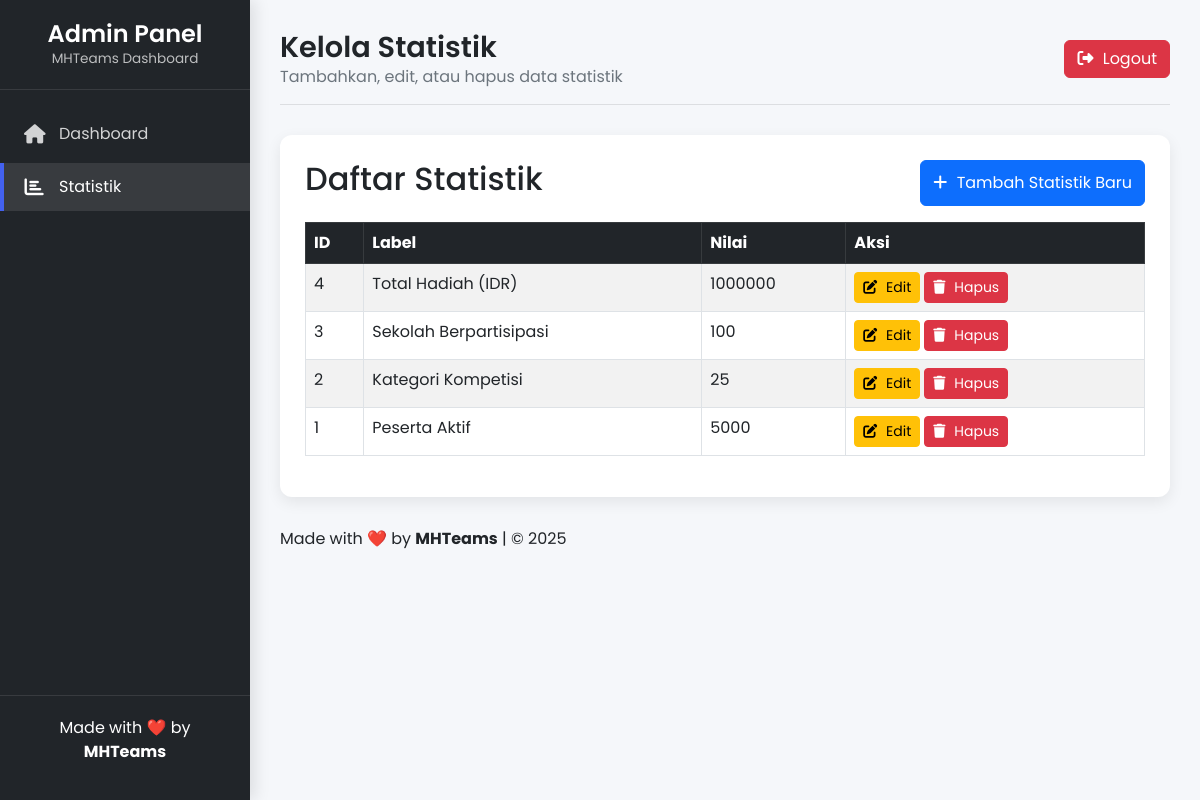
The page /admin/stats.php (signed in) on the database its author committed.
### tables this page shows
CREATE TABLE stats (
            id INTEGER PRIMARY KEY AUTOINCREMENT,
            label TEXT NOT NULL,
            value INTEGER NOT NULL
        );

### admin/stats.php (the view, shortened to what this page needs)
<?php
include "../config.php";
$stats = $conn->query("SELECT * FROM stats ORDER BY id DESC")->fetchAll(PDO::FETCH_ASSOC);
?>
<!DOCTYPE html>
<html lang="id">
<head>
    <link href="https://cdn.jsdelivr.net/npm/bootstrap@5.3.0/dist/css/bootstrap.min.css" rel="stylesheet">
    <link rel="stylesheet" href="https://cdnjs.cloudflare.com/ajax/libs/font-awesome/6.5.1/css/all.min.css">
</head>
<body>
<div class="admin-container">
    <div class="sidebar" id="sidebar">
        <div class="sidebar-header">
            <h3>Admin Panel</h3>
            <p>MHTeams Dashboard</p>
        </div>
        <div class="sidebar-menu">
            <ul>
                <li><a href="dashboard.php"><i class="fas fa-home"></i> Dashboard</a></li>
                <li><a href="stats.php" class="active"><i class="fas fa-chart-bar"></i> Statistik</a></li>
            </ul>
        </div>
        <div class="sidebar-footer">
            <p>Made with ❤️ by <strong>MHTeams</strong></p>
        </div>
    </div>
    <div class="main-content">
        <div class="header">
            <div class="welcome-text">
                <h1>Kelola Statistik</h1>
                <p>Tambahkan, edit, atau hapus data statistik</p>
            </div>
            <div class="user-info">
                <a href="logout.php" class="btn btn-danger"><i class="fas fa-right-from-bracket"></i> Logout</a>
            </div>
        </div>
        <div class="page-content">
            <div class="d-flex justify-content-between mb-3">
                <h2>Daftar Statistik</h2>
                <button class="btn btn-primary" data-bs-toggle="modal" data-bs-target="#addModal">
                    <i class="fas fa-plus"></i> Tambah Statistik Baru
                </button>
            </div>
            <?php if(count($stats) > 0): ?>
            <table class="table table-bordered table-striped">
                <thead class="table-dark">
                    <tr>
                        <th>ID</th>
                        <th>Label</th>
                        <th>Nilai</th>
                        <th>Aksi</th>
                    </tr>
                </thead>
                <tbody>
                    <?php foreach($stats as $s): ?>
                    <tr>
                        <td><?= $s['id'] ?></td>
                        <td><?= htmlspecialchars($s['label']) ?></td>
                        <td><?= htmlspecialchars($s['value']) ?></td>
                        <td>
                            <div class="d-flex gap-1">
                                <button class="btn btn-warning btn-sm" data-bs-toggle="modal" data-bs-target="#editModal<?= $s['id'] ?>">
                                    <i class="fas fa-edit"></i> Edit
                                </button>
                                <form method="post" class="d-inline" onsubmit="return confirm('Yakin ingin menghapus statistik ini?');">
                                    <button class="btn btn-danger btn-sm"><i class="fas fa-trash"></i> Hapus</button>
                                </form>
                            </div>
                        </td>
                    </tr>
                    <?php endforeach; ?>
                </tbody>
            </table>
            <?php endif; ?>
        </div>
        <div class="footer mt-4">
            <p>Made with ❤️ by <strong>MHTeams</strong> | © <?= date('Y'); ?></p>
        </div>
    </div>
</div>
</body>
</html>

### admin/stats.php (style rules this page uses)
:root { --primary: #4361ee; --secondary: #3f37c9; --success: #4cc9f0; --danger: #f72585; --warning: #f8961e; --dark: #212529; --light: #f8f9fa; --sidebar-width: 250px; --transition: all 0.3s ease; }
* { margin: 0; padding: 0; box-sizing: border-box; font-family: 'Poppins', sans-serif; }
body { background: #f5f7fa; color: var(--dark); min-height: 100vh; }
.admin-container { display: flex; min-height: 100vh; }
.sidebar { width: var(--sidebar-width); background: var(--dark); color: white; position: fixed; height: 100vh; transition: var(--transition); z-index: 1000; box-shadow: 5px 0 15px rgba(0, 0, 0, 0.1); }
.sidebar-header { padding: 20px; text-align: center; border-bottom: 1px solid rgba(255, 255, 255, 0.1); }
.sidebar-header h3 { font-weight: 600; font-size: 1.5rem; margin: 0; }
.sidebar-header p { font-size: 0.85rem; color: rgba(255, 255, 255, 0.7); margin: 0; }
.sidebar-menu { padding: 20px 0; }
.sidebar-menu ul { list-style: none; padding: 0; }
.sidebar-menu li { margin-bottom: 5px; }
.sidebar-menu a { display: flex; align-items: center; padding: 12px 20px; color: rgba(255, 255, 255, 0.8); text-decoration: none; transition: var(--transition); border-left: 4px solid transparent; }
.sidebar-menu a.active { background: rgba(255, 255, 255, 0.1); color: white; border-left: 4px solid var(--primary); }
.sidebar-menu i { margin-right: 15px; font-size: 1.2rem; width: 20px; text-align: center; }
.sidebar-footer { position: absolute; bottom: 0; width: 100%; padding: 20px; text-align: center; border-top: 1px solid rgba(255, 255, 255, 0.1); }
.main-content { flex: 1; margin-left: var(--sidebar-width); padding: 30px; transition: var(--transition); }
.header { display: flex; justify-content: space-between; align-items: center; margin-bottom: 30px; padding-bottom: 15px; border-bottom: 1px solid rgba(0, 0, 0, 0.1); }
.welcome-text h1 { font-size: 1.8rem; font-weight: 600; margin: 0; }
.welcome-text p { color: #6c757d; margin: 0; }
.user-info { display: flex; align-items: center; }
.page-content { background: white; border-radius: 12px; padding: 25px; box-shadow: 0 5px 15px rgba(0, 0, 0, 0.08); margin-bottom: 30px; }
.btn i { margin-right: 5px; }

### rows shown on the page
stats: id "4", label "Total Hadiah (IDR)", value "1000000"
stats: id "3", label "Sekolah Berpartisipasi", value "100"
stats: id "2", label "Kategori Kompetisi", value "25"
stats: id "1", label "Peserta Aktif", value "5000"
